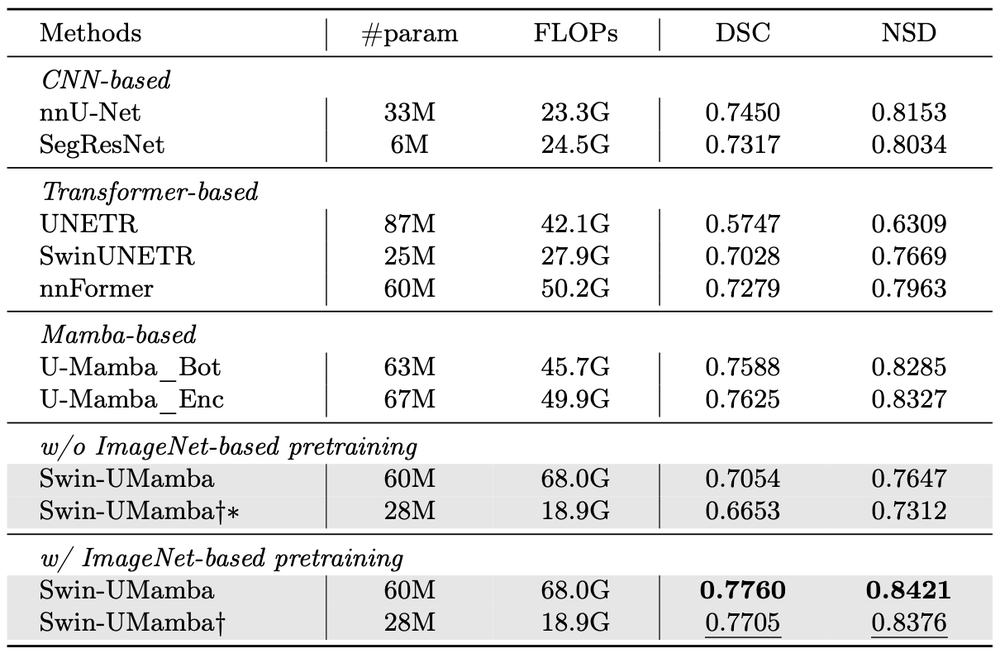
#> input picture Swin-UMamba-DeepLesion-Clean/assets/abdomenmr.png, 1000 x 658 px, shrunk from 1210 x 796 before the run
$ python eval_png_masks_dice_iou_hd95.py --pred_dir assets --gt_dir assets --out_dir out
#> lines starting #> are read from the running program, lines starting #| are printed output that depends on the picture; long printed decimals are rounded
#!/usr/bin/env python3
import argparse
import csv
import json
from pathlib import Path

import numpy as np
from PIL import Image
from scipy.ndimage import binary_erosion, distance_transform_edt


def load_mask(path, thresh):
    arr = np.array(Image.open(path).convert("L"))
    return arr > thresh


def dice_score(pred, gt):
    pred_sum = pred.sum()
    gt_sum = gt.sum()

    if pred_sum == 0 and gt_sum == 0:
        return 1.0

    denom = pred_sum + gt_sum
    if denom == 0:
        return 0.0

    inter = np.logical_and(pred, gt).sum()
    return 2.0 * inter / denom


def iou_score(pred, gt):
    union = np.logical_or(pred, gt).sum()

    if union == 0:
        return 1.0

    inter = np.logical_and(pred, gt).sum()
    return inter / union


def surface(mask):
    if mask.sum() == 0:
        return np.zeros_like(mask, dtype=bool)

    eroded = binary_erosion(mask)
    return np.logical_xor(mask, eroded)


def hd95(pred, gt):
    """
    2D Hausdorff95 in pixel units.
    If both empty: 0.
    If one empty: NaN.
    """
    pred = pred.astype(bool)
    gt = gt.astype(bool)

    if pred.sum() == 0 and gt.sum() == 0:
        return 0.0

    if pred.sum() == 0 or gt.sum() == 0:
        return np.nan

    pred_surf = surface(pred)
    gt_surf = surface(gt)

    if pred_surf.sum() == 0 or gt_surf.sum() == 0:
        return np.nan

    # Distance from every pixel to nearest surface pixel.
    dt_pred = distance_transform_edt(~pred_surf)
    dt_gt = distance_transform_edt(~gt_surf)

    d_pred_to_gt = dt_gt[pred_surf]
    d_gt_to_pred = dt_pred[gt_surf]

    all_dists = np.concatenate([d_pred_to_gt, d_gt_to_pred])

    if all_dists.size == 0:
        return np.nan

    return float(np.percentile(all_dists, 95))


def norm_name(name):
    """
    Match common nnUNet and ROI naming.
    Examples:
      xxx_0000.png -> xxx.png
      xxx.png      -> xxx.png
    """
    p = Path(name)
    stem = p.stem
    if stem.endswith("_0000"):
        stem = stem[:-5]
    return stem + ".png"


def summarize(values):
    arr = np.array(values, dtype=float)
    valid = arr[~np.isnan(arr)]

    if valid.size == 0:
        return {
            "mean": None,
            "std": None,
            "n_valid": 0,
            "n_nan": int(np.isnan(arr).sum()),
        }

    return {
        "mean": float(np.mean(valid)),
        "std": float(np.std(valid, ddof=0)),
        "n_valid": int(valid.size),
        "n_nan": int(np.isnan(arr).sum()),
    }


def main():
    parser = argparse.ArgumentParser()
    parser.add_argument("--pred_dir", required=True)
    parser.add_argument("--gt_dir", required=True)
    parser.add_argument("--out_dir", required=True)
    parser.add_argument("--pred_thresh", type=int, default=0)
    parser.add_argument("--gt_thresh", type=int, default=0)
    parser.add_argument("--strict_shape", action="store_true")
    parser.add_argument(
        "--include_missing_pred_as_empty",
        action="store_true",
        help="Evaluate GT files without prediction as empty prediction masks.",
    )
    args = parser.parse_args()

    pred_dir = Path(args.pred_dir)
    gt_dir = Path(args.gt_dir)
    out_dir = Path(args.out_dir)
    out_dir.mkdir(parents=True, exist_ok=True)

    pred_files = {}
    for p in pred_dir.glob("*.png"):
        pred_files[norm_name(p.name)] = p
#> pass 2 of the loop in main, `for p in pred_dir.glob("*.png"):`:

    gt_files = {}
    for p in gt_dir.glob("*.png"):
        gt_files[norm_name(p.name)] = p
#> pass 2 of the loop in main, `for p in gt_dir.glob("*.png"):`:

    rows = []

    # Default: evaluate predictions that have GT.
    names = sorted(set(pred_files.keys()) & set(gt_files.keys()))

    # Optional: include all GT names and treat missing predictions as empty.
    if args.include_missing_pred_as_empty:
        names = sorted(gt_files.keys())

    skipped_missing_gt = sorted(set(pred_files.keys()) - set(gt_files.keys()))
    skipped_missing_pred = sorted(set(gt_files.keys()) - set(pred_files.keys()))

    for name in names:
        gt_path = gt_files[name]
        gt = load_mask(gt_path, args.gt_thresh)
#> in load_mask, `return arr > thresh`:
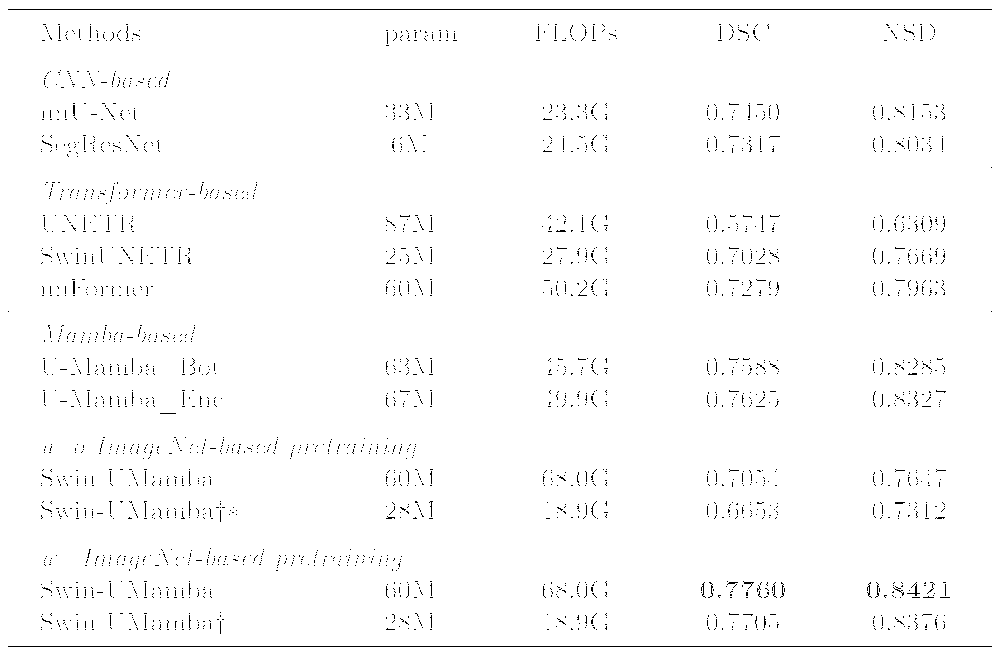
#> returned value: shape (658, 1000) bool; 98.5% white; black in thin lines or dots

        pred_path = pred_files.get(name)

        if pred_path is None:
            pred = np.zeros_like(gt, dtype=bool)
            pred_path_str = ""
            missing_pred = True
        else:
            pred = load_mask(pred_path, args.pred_thresh)
            pred_path_str = str(pred_path)
            missing_pred = False

        if pred.shape != gt.shape:
            if args.strict_shape:
                raise RuntimeError(f"Shape mismatch for {name}: pred={pred.shape}, gt={gt.shape}")
            rows.append({
                "name": name,
                "pred_path": pred_path_str,
                "gt_path": str(gt_path),
                "status": "skipped_shape_mismatch",
                "pred_sum": int(pred.sum()),
                "gt_sum": int(gt.sum()),
                "dice": np.nan,
                "iou": np.nan,
                "hd95": np.nan,
                "missing_pred": missing_pred,
            })
            continue

        d = dice_score(pred, gt)
#> in dice_score, `pred_sum = pred.sum()`: pred_sum = 648151
#> in dice_score, `denom = pred_sum + gt_sum`: denom = 1296302
#> in dice_score, `inter = np.logical_and(pred, gt).sum()`: inter = 648151
#> d = 1
        j = iou_score(pred, gt)
#> in iou_score, `union = np.logical_or(pred, gt).sum()`: union = 648151
#> j = 1
        h = hd95(pred, gt)
#> in surface, `eroded = binary_erosion(mask)`:
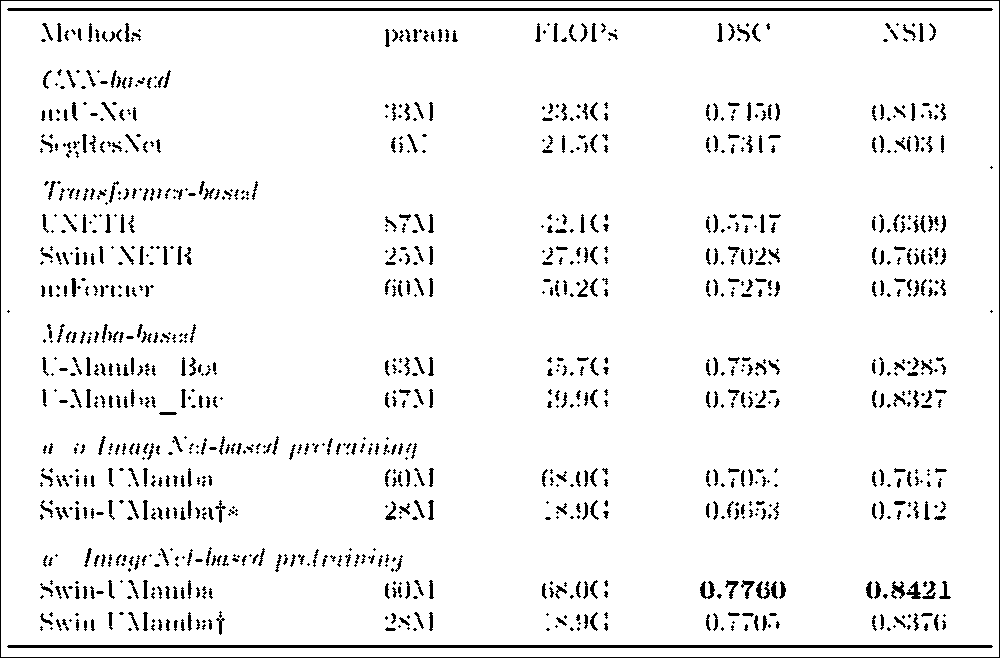
#> eroded: shape (658, 1000) bool; 94.5% white; black in thin lines or dots
#> in surface, `return np.logical_xor(mask, eroded)`:
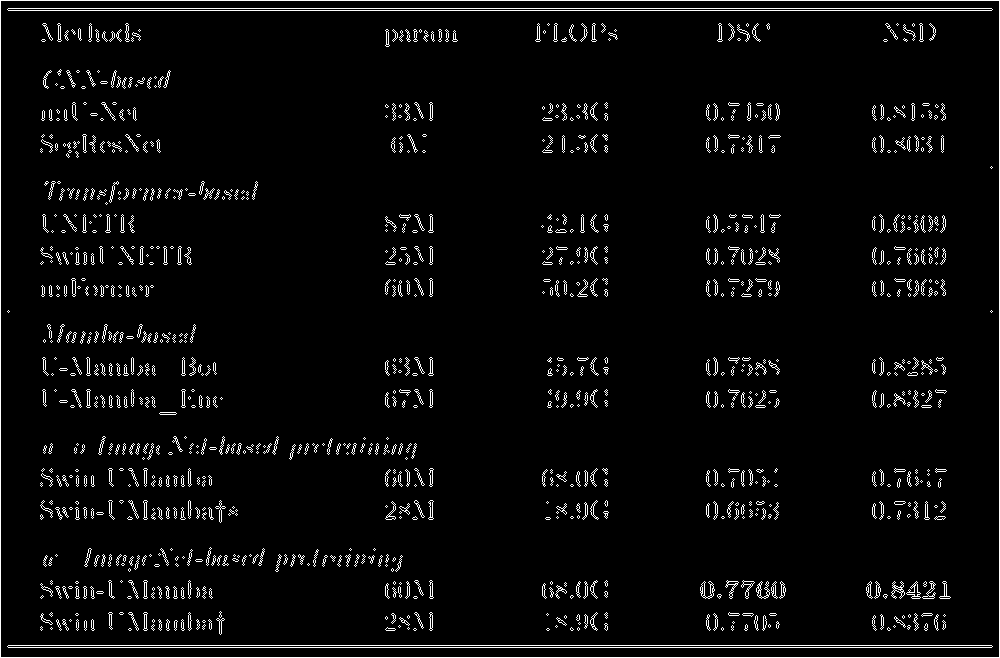
#> returned value: shape (658, 1000) bool; 4% white in thin lines or dots
#> in hd95, `dt_pred = distance_transform_edt(~pred_surf)`:
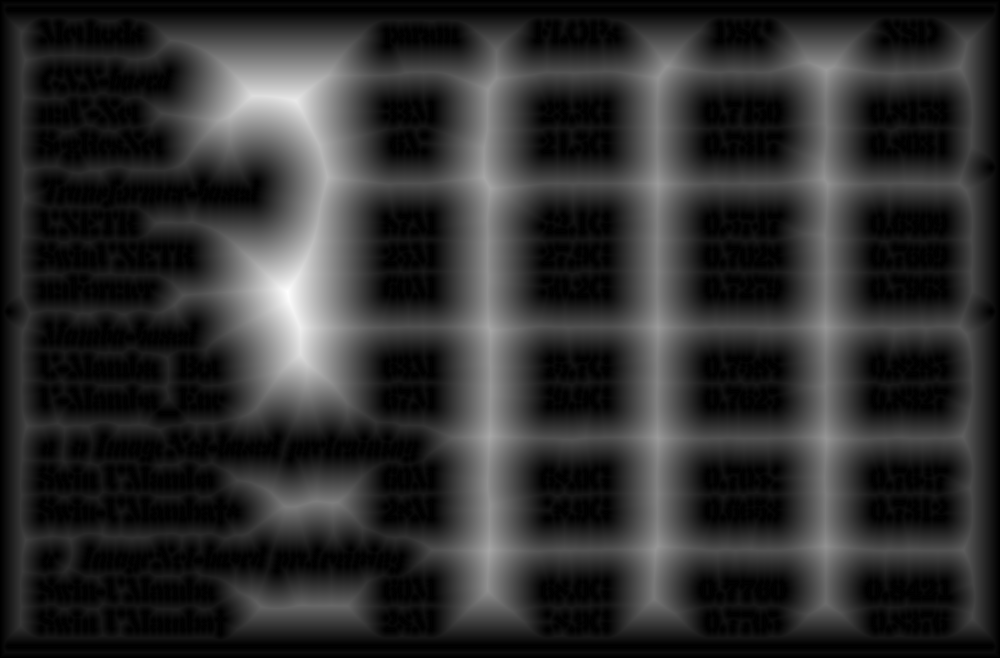
#> dt_pred: shape (658, 1000) float64; min 0, max 98, mean 18.2; drawn with min black and max white
#> h = 0

        rows.append({
            "name": name,
            "pred_path": pred_path_str,
            "gt_path": str(gt_path),
            "status": "ok",
            "pred_sum": int(pred.sum()),
            "gt_sum": int(gt.sum()),
            "dice": d,
            "iou": j,
            "hd95": h,
            "missing_pred": missing_pred,
        })
#> pass 2 of the loop in main, `for name in names:`:
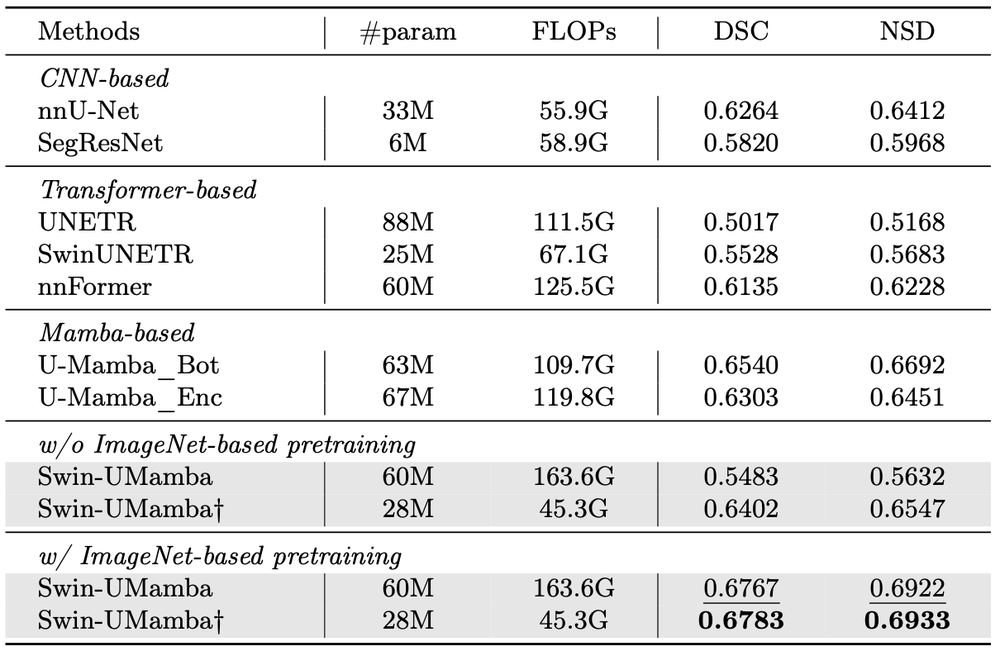
#> input picture Swin-UMamba-DeepLesion-Clean/assets/endoscopy.png, 1000 x 651 px, shrunk from 1210 x 788 before the run
#> in load_mask (call 3), `return arr > thresh`:
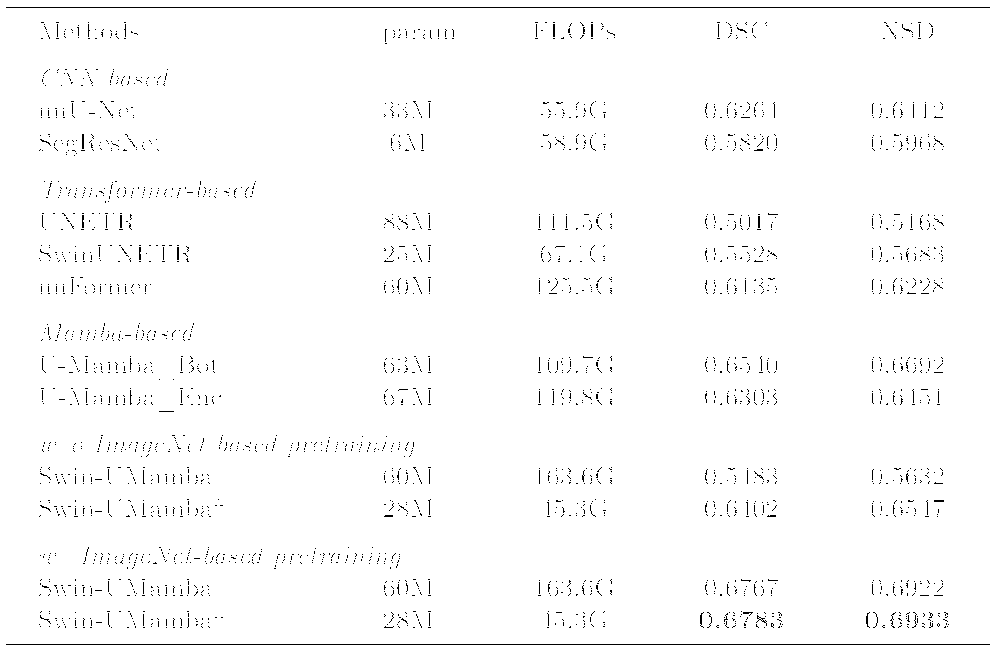
#> returned value: shape (651, 1000) bool; 98.5% white; black in thin lines or dots
#> eroded: shape (651, 1000) bool; 94.4% white; black in thin lines or dots
#> in hd95 (call 2), `dt_pred = distance_transform_edt(~pred_surf)`:
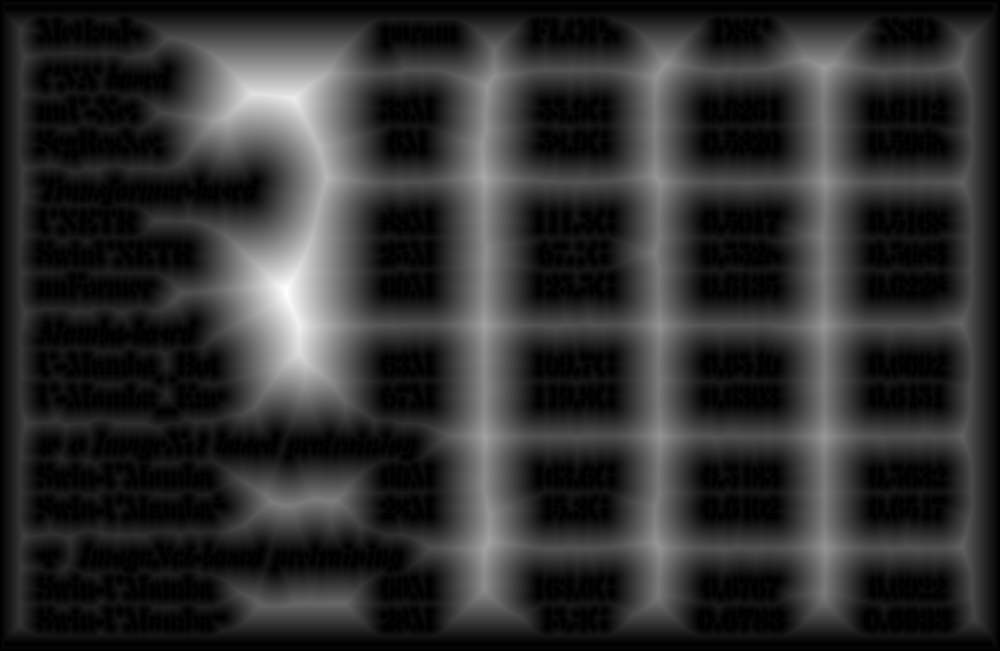
#> dt_pred: shape (651, 1000) float64; min 0, max 97.14, mean 18.3; drawn with min black and max white

    csv_path = out_dir / "per_case_metrics.csv"
    with open(csv_path, "w", newline="") as f:
        fieldnames = [
            "name",
            "pred_path",
            "gt_path",
            "status",
            "pred_sum",
            "gt_sum",
            "dice",
            "iou",
            "hd95",
            "missing_pred",
        ]
        writer = csv.DictWriter(f, fieldnames=fieldnames)
        writer.writeheader()
        for r in rows:
            writer.writerow(r)
#> this loop made 2 passes

    ok_rows = [r for r in rows if r["status"] == "ok"]
#> ok_rows = 2 items

    dice_values = [r["dice"] for r in ok_rows]
#> dice_values = [1, 1]
    iou_values = [r["iou"] for r in ok_rows]
#> iou_values = [1, 1]
    hd95_values = [r["hd95"] for r in ok_rows]
#> hd95_values = [0, 0]

    summary = {
        "pred_dir": str(pred_dir),
        "gt_dir": str(gt_dir),
        "num_pred_files": len(pred_files),
        "num_gt_files": len(gt_files),
        "num_evaluated": len(ok_rows),
        "num_rows_total": len(rows),
        "num_missing_gt_skipped": len(skipped_missing_gt),
        "num_missing_pred_skipped": 0 if args.include_missing_pred_as_empty else len(skipped_missing_pred),
        "include_missing_pred_as_empty": bool(args.include_missing_pred_as_empty),
        "dice": summarize(dice_values),
        "iou": summarize(iou_values),
        "hd95": summarize(hd95_values),
    }
#> in summarize, `arr = np.array(values, dtype=float)`: arr = [1, 1]

    summary_path = out_dir / "summary_metrics.json"
    with open(summary_path, "w") as f:
        json.dump(summary, f, indent=2)

    txt_path = out_dir / "summary_metrics.txt"
    with open(txt_path, "w") as f:
        f.write("Evaluation summary\n")
        f.write("==================\n")
        f.write(f"pred_dir: {pred_dir}\n")
        f.write(f"gt_dir:   {gt_dir}\n")
        f.write(f"num_pred_files: {len(pred_files)}\n")
        f.write(f"num_gt_files:   {len(gt_files)}\n")
        f.write(f"num_evaluated:  {len(ok_rows)}\n")
        f.write("\n")
        f.write(f"Mean Dice: {summary['dice']['mean']} ± {summary['dice']['std']}\n")
        f.write(f"Mean IoU:  {summary['iou']['mean']} ± {summary['iou']['std']}\n")
        f.write(f"HD95:      {summary['hd95']['mean']} ± {summary['hd95']['std']}\n")
        f.write("\n")
        f.write(f"HD95 valid n: {summary['hd95']['n_valid']}\n")
        f.write(f"HD95 NaN n:   {summary['hd95']['n_nan']}\n")

    print("============================================================")
    print("Evaluation complete")
    print("============================================================")
    print(f"Pred dir: {pred_dir}")
    print(f"GT dir:   {gt_dir}")
    print(f"Pred files: {len(pred_files)}")
    print(f"GT files:   {len(gt_files)}")
    print(f"Evaluated:  {len(ok_rows)}")
#| Evaluated:  2
    print()
    print(f"Mean Dice: {summary['dice']['mean']:.6f} ± {summary['dice']['std']:.6f}")
#| Mean Dice: 1.000 ± 0
    print(f"Mean IoU:  {summary['iou']['mean']:.6f} ± {summary['iou']['std']:.6f}")
#| Mean IoU:  1.000 ± 0

    hd_mean = summary["hd95"]["mean"]
#> hd_mean = 0
    hd_std = summary["hd95"]["std"]
#> hd_std = 0
    if hd_mean is None:
        print("HD95:      None")
    else:
        print(f"HD95:      {hd_mean:.6f} ± {hd_std:.6f}")
#| HD95:      0 ± 0

    print()
    print(f"Saved CSV:     {csv_path}")
    print(f"Saved JSON:    {summary_path}")
    print(f"Saved summary: {txt_path}")


if __name__ == "__main__":
    main()
